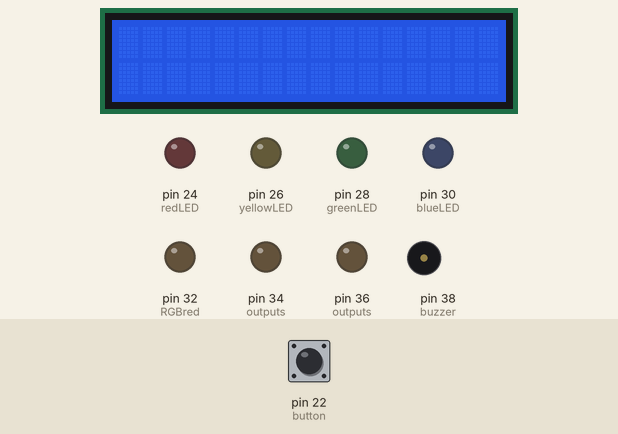
This sketch was run on a simulated Arduino Mega 2560, built with avr-gcc and run on an emulated ATmega2560. Shown: 16×2 character LCD, output pins drawn as LEDs (lit = HIGH), buzzer (waves = sounding). The inputs (shaded band) are chosen by the test bench; at power-on: pin 22 (button) LOW.

Above: at 1.2 s.
1.3 s: pin 22 (button) pulled HIGH for 0.15 s
At 4.5 s:
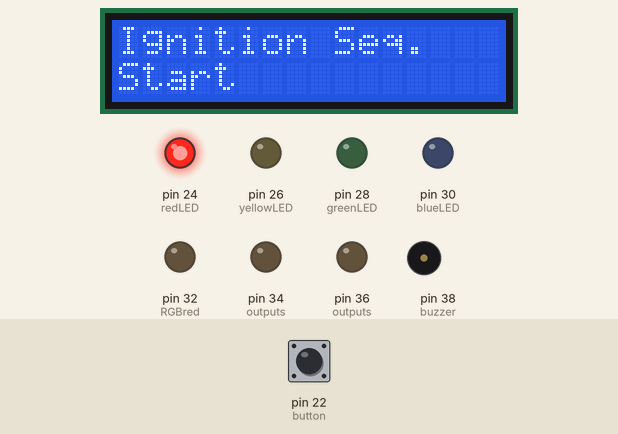
At 7.0 s:
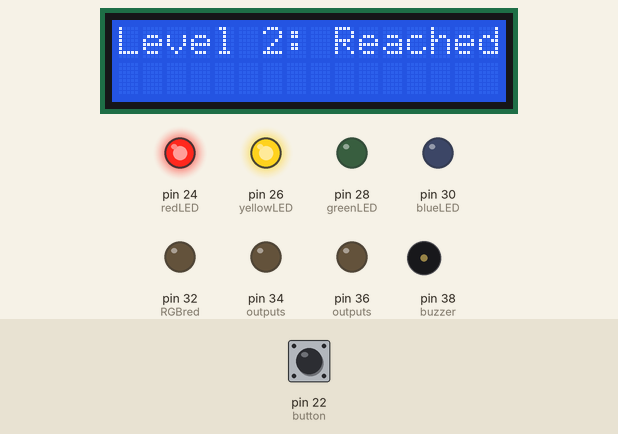
Timing chart, 0 to 17.0 s (numbered marks = the images above; inputs shaded):
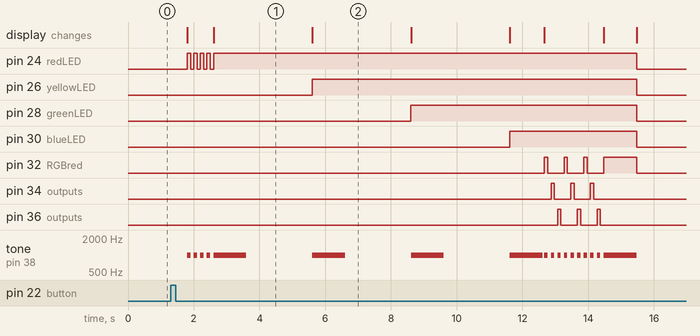

Measured:
- after the input at 1.3 s, pin 24 (redLED): goes 4 × (HIGH 0.10 s, LOW 0.10 s), HIGH 12.9 s, then LOW, starting after 0.50 s; pin 26 (yellowLED): LOW → HIGH after 4.3 s, → LOW 9.9 s later
- what the display in image 1 shows lasts 3.0 s, from 2.6 s to 5.6 s

The sketch:

BlinkingLights2.ino
```cpp
//short/more advanced code version 2 is below! :)
//all loops I've written are "for loops" as they often require less lines of code than while loops
//Please see version 1 of this code if you are confused about anything

#include <LiquidCrystal.h>

const int redLED = 24, yellowLED = 26, greenLED = 28, blueLED = 30, RGBred = 32, RGBgreen = 34, RGBblue = 36, button = 22, buzzer = 38;
LiquidCrystal lcd(12, 11, 5, 4, 3, 2);
//In this program we will be writing other functions and calling them in our loop function.
//this way, we can write less lines of code and avoid redundancy
//we need to declare our functions here
void blinky(const char* LED);
void lightsON(const char* LED, int c, const char* text, int sec);

void setup() {
  /*instead of writing out pinMode for each LED, we can use this shortcut that involves an ARRAY. This way, we can write less lines of code.
  The variable "counter" tracks which element of the array we are on. counter++ increments this variable by 1, so we move through the array
  We initialize counter to 0 because the firt element of an array is indexed at 0, not 1.
  "numOuputs" give us the total number of elements in the array.

  sizeof(outputs) gives the entire size of the array in bytes, while sizeof(outputs[0]) gives us the size of each element indivdually
  If we divide the entire size of the array by the size of each indivudal array, it will give us the total number of elements.
  Think about it like a square with x number of equal-size smaller squares that make it up:
    Ex. Each of these smaller squares has an area of 16, and the total square has an area of 64.
    If we divide 64 by 16 we get 4, and therefore there are a total of 4 squares with an area of 16 that make up this larger square
  */
  int outputs[] = { redLED, yellowLED, greenLED, blueLED, RGBred, RGBgreen, RGBblue, buzzer};
  int numOutputs = sizeof(outputs) / sizeof(outputs[0]);
  for(int counter = 0; counter < numOutputs; counter++){ //as long as counter is less than the # of elements in the array, execute the loop
    pinMode(outputs[counter], OUTPUT); //here it sets each element in the array as an OUTPUT
  }
  pinMode(button, INPUT);
  lcd.begin(16,2);
  Serial.begin(9600);
}

/* Quick note on const char* variablename
as explained in version 1, we use const to insure that the value cannot be altered
char* variablename essentially means "variablename is a pointer to the first character in a string"
*/

//We will call this function when we want our lights to blink on and off
void blinky(const char* LED){
  digitalWrite(LED, HIGH);
  tone(buzzer, 1000);
  delay(100);
  digitalWrite(LED, LOW);
  noTone(buzzer);
  delay(100);
}

//we will call this function when we want our lights to turn on and stay on
void lightsON(const char* LED, int c, const char* text, int sec) {
  digitalWrite(LED, HIGH);
  lcd.setCursor(0, c);
  lcd.print(text);
  tone(buzzer, 1000);
  delay(1000);
  noTone(buzzer);
  delay(sec);
  lcd.clear();
}

void loop() {
  if(digitalRead(button) == HIGH){
    delay(500);
    for(int blink = 0; blink < 4; blink++){
      if(blink == 0){
        lcd.setCursor(0,0);
        lcd.print("Ignition Seq.");
      }
      blinky(redLED);
    }
  lightsON(redLED, 1, "Start", 2000);
  lightsON(yellowLED, 0, "Level 2: Reached", 2000);
  lightsON(greenLED, 0, "Level 3: Reached", 2000);
  lightsON(blueLED, 0, "Max Level", 50);
  lcd.print("Congratulations!");
  for(int blinkmore = 0; blinkmore <3; blinkmore++){
    blinky(RGBred);
    blinky(RGBgreen);
    blinky(RGBblue);
    }
  lcd.clear();
  digitalWrite(RGBred, HIGH);
  tone(buzzer, 1000);
  lcd.print("Shutting Off");
  delay(1000);
  lcd.clear();
  noTone(buzzer);
  digitalWrite(RGBred, LOW);
  digitalWrite(blueLED, LOW);
  digitalWrite(greenLED, LOW);
  digitalWrite(yellowLED, LOW);
  digitalWrite(redLED, LOW);
  }
}
```

Instructions.ino
```cpp
/* INSTRUCTIONS FOR THIS PROJECT BELOW!

Materials needed:
*most of these will be available in an arduino kit you can purchase from amazon!
- Arduino (I used an arduino MEGA)
- breadboard
- electrical wires
- LED lights (for this project, I used 4 and 1 rgb LED, but you can use as many as you'd like)
- 220 ohm resistors (one for each regular LED light)
- 330 ohm resistors (one for each RGB pin + one for the buzzer)
- 1k ohm resistor (for the LCD)
- LCD (liquid crystal display)
- potentiometer (controls the brightness of the lcd)
- buzzer
- button

Instructions
Step 1: Set up the breadboard
- plug in a wire (I recommend you colour code these as it will make the process much easier) into the negative rail of the breadboard (this is usually blue)
- now plug that wire into the ground port of your arduino (it will say GND)
- take another wire and plug that into the positive rail of the breadboard (usuall red)
- plug that wire into the 5V port on your arduino
*now the breadboard is connected to a ground port and a power source, so we don't have to plug in anymore wires into a ground or power port

Step 2: Attach LiquidCrystal Display
- take your LCD and plug it into the breadboard, it doesn't really matter where, just make sure there is enough room on the rest of the breadboard
- plug in your potentiometer into the breadboard as well
- grab a wire and attach it to the same coloumn as the GND pin on the LCD, and plug this wire into the negative railing (the same one as the first ground wire we put in)
- grab another wire and plug it into the column next to the GND pin called VDD. Plug this wire into the positive railing to supply power
*moving along the pins of the LCD
- plug another wire into VO of the LCD, and this wire will be plugged into the same column as the middle pin of the potentiometer
- plug a wire into the same column as RS and plug this into port 12 on the arduino
- plug a wire into the same column as RW and plug this into the negative railing
- plug a wire into the same column as E and plug this into port 11
*skip 4 pins over
- plug a wire into the same column as D4 and plug this into port 5
- plug a wire into the same column as D5 and plug this into port 4
- plug a wire into the same column as D6 and plug this into port 3
- plug a wire into the same column as D7 and plug this into port 2
- grab a 1k ohm resistor and plug it into the same column as BLA and plug this into the positive railing
- plug a wire into the same column as BLK and plug this into the negative railing
Next for the potentiometer
- plug a wire into on the sides of the potentiometer that contains a pin, and plug this into the negative railing
- do the same on the remaining pin but to the positive railing

Step 3: The buzzer
*please note that the longer pin of the buzzer is the positive end
- plug the buzzer anywhere on the breadbord, keep track of which pin is positive/negative
- grab a 330 ohm resistor and plug this into the same column as the positive pin **if you use a resistor less than 330 ohm, it will be really loud
- plug the other end of that resistor somewhere on the breadboard
- plug a wire into the same column as that^ end of the resistor and plug it into port 38 on the arduino
- plug another wire into the negative pin column and plug that into the negative railing

Step 4: The button
- place the buzzer split between the 2 sides of the breadboard (2 pins on each side)
- plug one wire in the same column as one of the pins and plug it into the positive railing
- plug another wire in the same column as the other pin and plig it into port 22 on the arduino
- place a 220 ohm resistor in the same column as the previous wire and connect it to the negative railing

Step 5: The LED lights
**please not that the longer pin of the LED is the positive one
- plug in your LED lights into your breaboard anywhere you'd like (keep track of the negative and positive ends)
- connect a 220 ohm resistor from the negative pin of each LED to the negative railing of the breadboard (do this for each LED)
- then connect a wire from the same column as the positive pin to a port on the arduino
**for red I used port 24, yellow 26, green 28, blue 30
FOR THE RGB LED
**if you take a look at the RGB LED you will see it has 4 pins. The longest pin is the ground pin, the one to the left is red, and the two to the right are green & blue
- connect a wire from the ground pin to the negative railing
- connect a 330 ohm resistor to each pin of the RGB LED and connect each of those somewhere on the breadboard
- lastly connect a wire to each of those resistors and plug them into a port in the arduino
**For red I used port 32, green, 34, blue, 36

Please have a look at the code I have provided and make any changes to it to fit your board
Plug in your USB, upload the code & done!

*/
```
